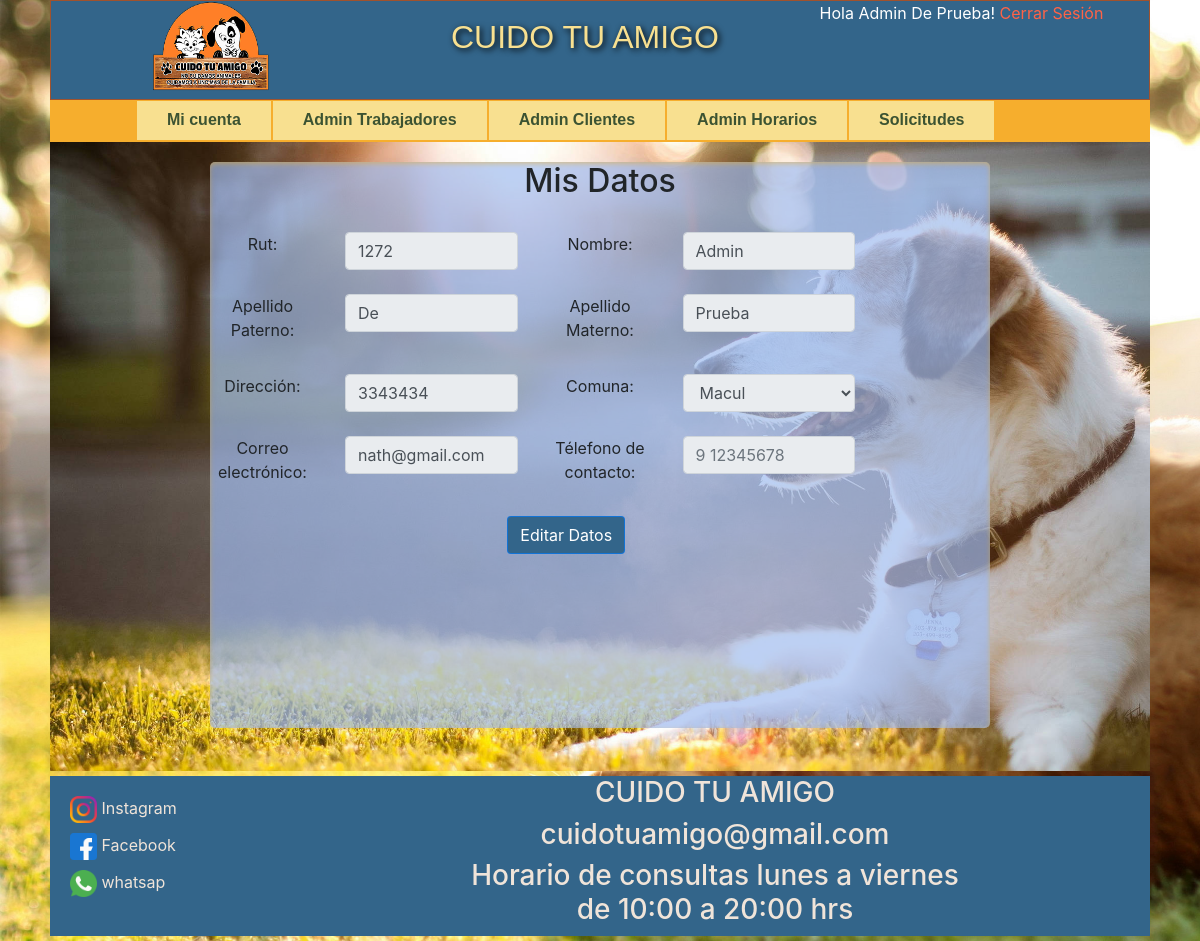
Page /vistas/privado/admin/mi_cuenta.php (signed in) on the earlier database version.
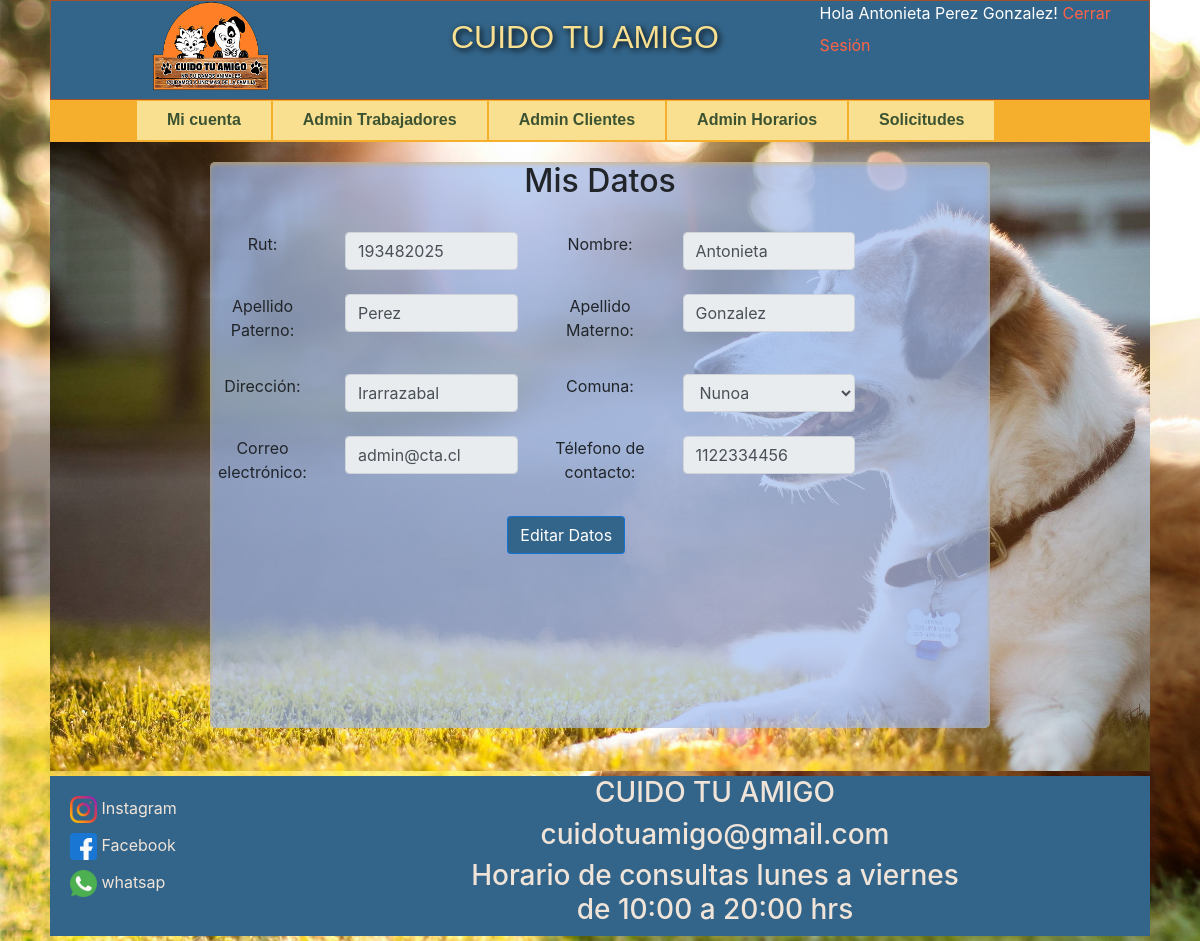
Same page on the later database version.
### tables this page shows
CREATE TABLE `persona` (
  `id_persona` int(11) NOT NULL AUTO_INCREMENT,
  `rut` varchar(50) DEFAULT NULL,
  `nombre` varchar(50) NOT NULL,
  `apellido_paterno` varchar(50) DEFAULT NULL,
  `apellido_materno` varchar(50) DEFAULT NULL,
  `direccion` varchar(50) DEFAULT NULL,
  `correo` varchar(50) DEFAULT NULL,
  `telefono` varchar(20) DEFAULT NULL,
  `id_comuna` int(11) DEFAULT NULL,
  PRIMARY KEY (`id_persona`)
);

### vistas/privado/admin/mi_cuenta.php (the view, shortened to what the changed rows need)
<!DOCTYPE html>
<?php
    include (DATA_PATH."conexiondb.php");
    include('../../comun/head.php');
    $disabled = "readonly";
    $query = "SELECT id_comuna, nombre_comuna FROM comuna ORDER BY nombre_comuna";
    $result = mysqli_query($conex,$query);
    if (isset($_SESSION['id_trabajador'])) {
        $idTrabajador = $_SESSION['id_trabajador'];
        $consulta = "select p.rut, p.nombre, p.apellido_paterno, p.apellido_materno, p.direccion, p.id_comuna, p.correo, p.telefono,
        tt.id_tipo_trabajador, tt.nombre_tipo_trab
        from cuidotuamigodb.trabajador t
        inner join cuidotuamigodb.persona p on p.id_persona = t.id_persona
        inner join cuidotuamigodb.tipo_trabajador tt on tt.id_tipo_trabajador = t.id_tipo_trabajador
        where t.id_trabajador =$idTrabajador";
        $resultado = mysqli_query($conex, $consulta);
        $reg = mysqli_fetch_array($resultado);
    }
?>
<body>
    <div id="contenedor">
        <?php
            include('../../comun/header.php');
        ?>
        <article class="box2">
            <div class="contenido">
                <h2> Mis Datos  </h2><br>
                    <form action="" method="POST">
                        <div class="row">
                            <div class="col-md-3"><input type="text" id="rut" name="rut" class="form-control" value="<?= $reg['rut'] ?>"  <?php echo $disabled; ?> ></div>
                            <div class="col-md-3"><input type="text" id="nombre" name="nombre" class="form-control" value="<?= $reg['nombre'] ?>"  <?php echo $disabled; ?>></div>
                        </div>
                        <br/>
                        <div class="row">
                            <div class="col-md-3"><input type="text" id="apellido_pat" name="apellido_pat"  class="form-control" value="<?= $reg['apellido_paterno'] ?>"  <?php echo $disabled; ?>></div>
                            <div class="col-md-3"><input type="text" id="apellido_mat" name="apellido_mat" class="form-control" value="<?= $reg['apellido_materno'] ?>"  <?php echo $disabled; ?>></div>
                        </div>
                        <br/>
                        <div class="row">
                            <div class="col-md-3"><input type="text" id="direccion" name ="direccion" placeholder="Calle # Número" class="form-control" value="<?= $reg['direccion'] ?>"  <?php echo $disabled; ?>></div>
                            <div class="col-md-3"><select name="comuna" class="form-control"  <?php echo $disabled; ?>>
                                <?php
                                while ($row = mysqli_fetch_array($result))
                                {
                                    $selected = "";
                                    if($row['id_comuna'] == $reg['id_comuna']){
                                        $selected = "selected='selected'";
                                    }
                                    echo "<option value=".$row['id_comuna']." $selected >".$row['nombre_comuna']."</option>";
                                }
                                ?>
                            </select></div>
                        </div>
                        <br/>
                        <div class="row">
                            <div class="col-md-3"><input type="text" id="correo" name ="correo" placeholder="correo@gmail.com" class="form-control" value="<?= $reg['correo'] ?>" readonly ></div>
                            <div class="col-md-3"><input type="text" id="telefono"  name ="telefono" placeholder="9 12345678" class="form-control" value="<?= $reg['telefono'] ?>"  <?php echo $disabled; ?>></div>
                        </div>
                        <br/>
                    </form>
            </div>
        </article>
    </div>
</body>
</html>

### vistas/comun/header.php (shortened to what the changed rows need)
<?php
    $requiereInicio = true;
    if(isset($_SESSION['id_usuario'])){
        $requiereInicio = false;
    }else{
        $requiereInicio = true;
    }
    $pathPublico = VPUBLICO_PATH;
    $pathBase = ROOT_ESTATIC;
    $errorLogin = false;
    $styleLogin = "";
?>
<header class="header">
    <div class="logotipo">
        <div class="titulo_header">
            <h1 class="letras">CUIDO   TU   AMIGO</h1>
        </div>
    </div>
    <div class="login">
        <?php
            if ($requiereInicio) {
        ?>
            <form method="POST">
                <input type="text" style="<?php echo $styleLogin;?>" name="correo" class="campolog" required placeholder="Correo">
                <input type="password" style="<?php echo $styleLogin;?>" name="pass" class="campolog" required placeholder="Contraseña">
                <input type="submit" name="login_h" value=">" class="btn btn-success"><br>
                <?php
                    if ($errorLogin) {
                ?>
                <label style="color: #ff9244;">Datos incorrectos</label><br/>
                <?php
                    }
                ?>
                <a style="color:#f8e090;" href="<?php echo $pathPublico;?>hazte_cliente.php">Hazte Cliente!</a>
            </form>
        <?php
                }else{
        ?>
             <form>
                <label style="color: white;">Hola <?php echo $_SESSION['nombre']." ".$_SESSION['apellido_paterno']." ".$_SESSION['apellido_materno'];?>!   </label>
                <a style="color:tomato;" href="<?php echo $pathBase;?>/index.php?logout=true">Cerrar Sesión</a>
            </form>
        <?php
                }
        ?>
    </div>
</header>

Differences in the rows shown:
changed persona: rut "1272" → "193482025"; nombre "Admin" → "Antonieta"; apellido_pat "De" → "Perez"; apellido_mat "Prueba" → "Gonzalez"; direccion "3343434" → "Irarrazabal"; correo "nath@gmail.com" → "admin@cta.cl"; telefono (not shown) → "1122334456"
Other differences:
$_SESSION['nombre']: "Admin" → "Antonieta"
$_SESSION['apellido_paterno']: "De" → "Perez"
$_SESSION['apellido_materno']: "Prueba" → "Gonzalez"
form field comuna: "Macul" → "Nunoa"
